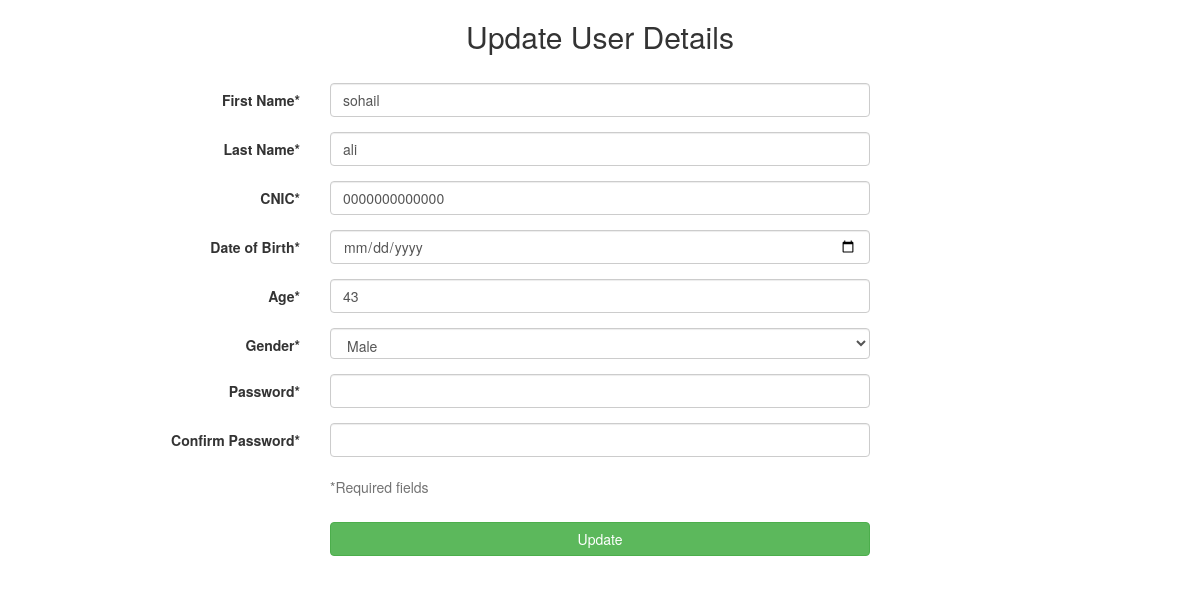
The app's page /usersystem/get_user/11 with its own data.
### usersystem/models.py (models this page shows, shortened)
class Clients(models.Model):
    user_id = models.AutoField
    firstname = models.CharField(max_length=25)
    lastname = models.CharField(max_length=25)
    cnic = models.CharField(max_length=50)
    dob = models.DateField()
    age = models.IntegerField(default=0)
    gender = models.CharField(max_length=25)
    password = models.CharField(max_length=25)
    status = models.IntegerField(default=0)

### usersystem/views.py (the view)
# urls.py: path('get_user/<int:myid>', views.get_user, name="get_user"),
def get_user(request, myid):
    user = Clients.objects.get(id=myid)
    data = {'user': user}
    return render(request, 'update_user.html', data)

### usersystem/templates/update_user.html (shortened to what this page needs)
<link href="//maxcdn.bootstrapcdn.com/bootstrap/4.0.0/css/bootstrap.min.css" rel="stylesheet" id="bootstrap-css">
<link href="//netdna.bootstrapcdn.com/bootstrap/3.2.0/css/bootstrap.min.css" rel="stylesheet" id="bootstrap-css">
<div class="container">
    <h2 style="text-align:center">Update User Details</h2><br>
</div>
<div class="container">
    <form class="form-horizontal" action="{% url 'usersystem:update_user' user.id %}" method="POST" enctype="multipart/form-data"> {% csrf_token %}
                <div class="form-group">
                    <label for="firstname" class="col-sm-3 control-label">First Name*</label>
                    <div class="col-sm-6">
                        <input type="text" name="firstname" required value="{{user.firstname}}" class="form-control" autofocus>
                    </div>
                </div>
                <div class="form-group">
                    <label for="lastname" class="col-sm-3 control-label">Last Name*</label>
                    <div class="col-sm-6">
                        <input type="text" name="lastname" required value="{{user.lastname}}" class="form-control">
                    </div>
                </div>
                <div class="form-group">
                    <label for="cnic" class="col-sm-3 control-label">CNIC* </label>
                    <div class="col-sm-6">
                        <input type="phoneNumber" name="cnic" pattern="[0-9]{13}" value="{{user.cnic}}" class="form-control">
                    </div>
                </div>
                <div class="form-group">
                    <label for="dob" class="col-sm-3 control-label">Date of Birth*</label>
                    <div class="col-sm-6">
                        <input type="date" name="date" required class="form-control">
                    </div>
                </div>
                <div class="form-group">
                    <label for="age" class="col-sm-3 control-label">Age* </label>
                    <div class="col-sm-6">
                        <input type="number" name="age" min="18" max="100" required value="{{user.age}}" class="form-control">
                    </div>
                </div>
                <div class="form-group">
                    <label for="gender" class="col-sm-3 control-label">Gender* </label>
                    <div class="col-sm-6">
                        <select class="form-control form-control-lg" value="{{user.gender}}  name="gender">
                            <option>Male</option>
                          </select>
                    </div>
                </div>
                <div class="form-group">
                    <label for="password" class="col-sm-3 control-label">Password*</label>
                    <div class="col-sm-6">
                        <input type="password" name="password" id="password" required  class="form-control">
                    </div>
                </div>
                <div class="form-group">
                    <label for="confirmPassword" class="col-sm-3 control-label">Confirm Password*</label>
                    <div class="col-sm-6">
                        <input type="password" id="confirmpassword"  class="form-control">
                    </div>
                </div>
                <div class="form-group">
                    <div class="col-sm-6 col-sm-offset-3">
                        <span class="help-block">*Required fields</span>
                    </div>
                </div>
                <div class="form-group">
                    <div class="col-sm-6 col-sm-offset-3">
                        <button type="submit" class="btn btn-success btn-block">Update</button>
                    </div>
                </div>
            </form>
        </div>

### records on screen
Clients: firstname "sohail", lastname "ali", cnic "0000000000000", age "43", gender "Male"
